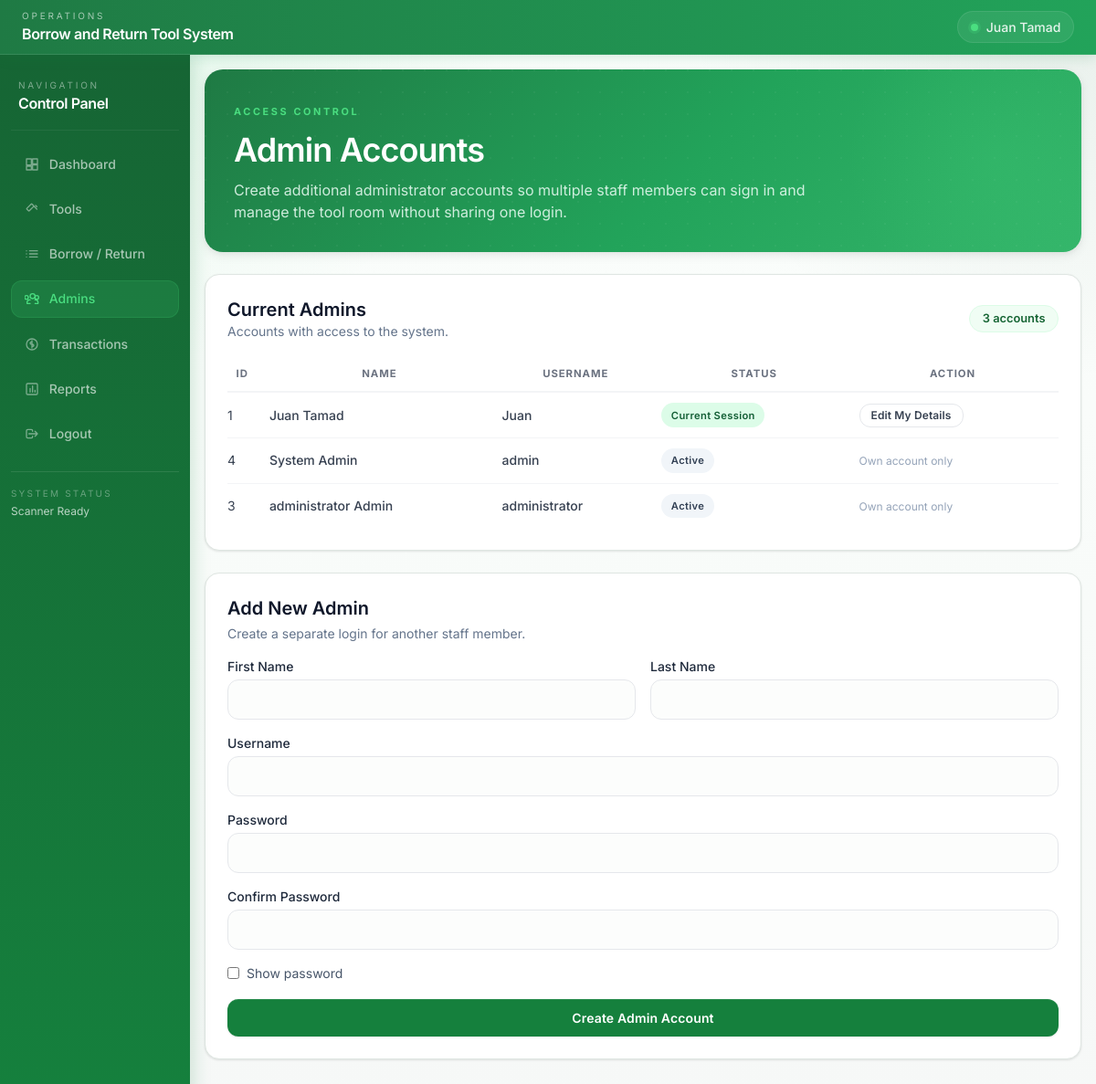
Screenshot of /admins (signed in) with the database file from the repository.
### tables this page shows
CREATE TABLE admins (
            id INTEGER PRIMARY KEY AUTOINCREMENT,
            username TEXT NOT NULL UNIQUE,
            password_hash TEXT NOT NULL
        , first_name TEXT DEFAULT '', last_name TEXT DEFAULT '');

### app.py (the view, shortened to what this page needs)
@app.route("/admins", methods=["GET", "POST"])
@login_required
def admins():
    db = get_db()
    return render_admins_page(db)

### app.py (called while the page is built)
def get_db():
    if "db" not in g:
        g.db = sqlite3.connect(DATABASE_PATH)
        g.db.row_factory = sqlite3.Row
        ensure_schema(g.db)
    return g.db

def login_required(view_func):
    @wraps(view_func)
    def wrapped_view(*args, **kwargs):
        if session.get("admin_id") is None:
            flash("Please log in to continue.", "warning")
            return redirect(url_for("login"))
        return view_func(*args, **kwargs)
    return wrapped_view

def render_admins_page(db, form_data=None):
    admins = db.execute(
        "SELECT id, username, first_name, last_name FROM admins ORDER BY username ASC"
    ).fetchall()
    return render_template(
        "admins.html",
        admins=admins,
        form_data=form_data or {},
    )

### templates/admins.html (shortened to what this page needs)
{% extends 'base.html' %}
{% block content %}
<div class="space-y-6">
    <section class="hero-panel p-6 md:p-8 overflow-hidden">
        <div class="max-w-3xl space-y-3 relative z-10">
            <span class="eyebrow">Access Control</span>
            <h2 class="text-3xl md:text-4xl font-semibold text-white tracking-tight">Admin Accounts</h2>
            <p class="text-emerald-50/85 max-w-2xl">Create additional administrator accounts so multiple staff members can sign in and manage the tool room without sharing one login.</p>
        </div>
        <div class="hero-orb"></div>
    </section>
    <div class="grid grid-cols-1 xl:grid-cols-[1.1fr_0.9fr] gap-6">
        <section class="surface-panel p-5 md:p-6 space-y-4">
            <div class="flex items-center justify-between gap-3 flex-wrap">
                <div>
                    <h3 class="text-xl font-semibold text-slate-900">Current Admins</h3>
                    <p class="text-sm text-slate-500">Accounts with access to the system.</p>
                </div>
                <span class="metric-chip">{{ admins|length }} account{{ '' if admins|length == 1 else 's' }}</span>
            </div>
            <div class="table-wrap">
                <table class="min-w-full text-sm data-table">
                    <thead>
                        <tr>
                            <th class="py-3 pr-3">ID</th>
                            <th class="py-3 pr-3">Name</th>
                            <th class="py-3 pr-3">Username</th>
                            <th class="py-3 pr-3">Status</th>
                            <th class="py-3 pr-3">Action</th>
                        </tr>
                    </thead>
                    <tbody>
                        {% for admin in admins %}
                        <tr>
                            <td class="py-3 pr-3">{{ admin.id }}</td>
                            <td class="py-3 pr-3 font-medium text-slate-900">{{ admin.first_name }} {{ admin.last_name }}</td>
                            <td class="py-3 pr-3 font-medium text-slate-900">{{ admin.username }}</td>
                            <td class="py-3 pr-3">
                                {% if admin.id == session.get('admin_id') %}
                                <span class="badge bg-maroon-100 text-maroon-800">Current Session</span>
                                {% else %}
                                <span class="badge bg-slate-100 text-slate-700">Active</span>
                                {% endif %}
                            </td>
                            <td class="py-3 pr-3">
                                {% if admin.id == session.get('admin_id') %}
                                <a href="{{ url_for('edit_admin', admin_id=admin.id) }}" class="btn-outline text-xs px-3 py-1">Edit My Details</a>
                                {% else %}
                                <span class="text-xs text-slate-400">Own account only</span>
                                {% endif %}
                            </td>
                        </tr>
                        {% else %}
                        <tr>
                            <td colspan="5" class="py-4 text-center text-slate-500">No admin accounts found.</td>
                        </tr>
                        {% endfor %}
                    </tbody>
                </table>
            </div>
        </section>
        <section class="surface-panel p-5 md:p-6 space-y-4">
            <div>
                <h3 class="text-xl font-semibold text-slate-900">Add New Admin</h3>
                <p class="text-sm text-slate-500 mt-1">Create a separate login for another staff member.</p>
            </div>
            <form method="post" class="space-y-4">
                <div class="grid grid-cols-1 md:grid-cols-2 gap-4">
                    <div>
                        <label class="block text-sm font-medium mb-1">First Name</label>
                        <input type="text" name="first_name" value="{{ form_data.get('first_name', '') }}" class="input-field" required />
                    </div>
                    <div>
                        <label class="block text-sm font-medium mb-1">Last Name</label>
                        <input type="text" name="last_name" value="{{ form_data.get('last_name', '') }}" class="input-field" required />
                    </div>
                </div>
                <div>
                    <label class="block text-sm font-medium mb-1">Username</label>
                    <input type="text" name="username" value="{{ form_data.get('username', '') }}" class="input-field" required />
                </div>
                <div>
                    <label class="block text-sm font-medium mb-1">Password</label>
                    <input id="createAdminPassword" type="password" name="password" class="input-field" required />
                </div>
                <div>
                    <label class="block text-sm font-medium mb-1">Confirm Password</label>
                    <input id="createAdminConfirmPassword" type="password" name="confirm_password" class="input-field" required />
                </div>
                <label class="inline-flex items-center gap-2 text-sm text-slate-600 select-none">
                    <input id="toggleCreateAdminPassword" type="checkbox" class="accent-emerald-700" />
                    <span>Show password</span>
                </label>
                <button type="submit" class="btn-primary w-full">Create Admin Account</button>
            </form>
        </section>
    </div>
</div>
{% endblock %}

### static/css/styles.css (style rules this page uses)
:root { --g-950: #052e16; --g-900: #14532d; --g-800: #166534; --g-700: #15803d; --g-600: #16a34a; --g-500: #22c55e; --g-400: #4ade80; --g-200: #bbf7d0; --g-100: #dcfce7; --g-50: #f0fdf4; --n-900: #111827; --n-800: #1f2937; --n-700: #374151; --n-600: #4b5563; --n-500: #6b7280; --n-400: #9ca3af; --n-300: #d1d5db; --n-200: #e5e7eb; --n-100: #f3f4f6; --n-50: #f9fafb; --white: #ffffff; --sh-xs: 0 1px 2px rgba(0,0,0,0.05); --sh-sm: 0 1px 3px rgba(0,0,0,0.07), 0 1px 2px rgba(0,0,0,0.04); --sh-md: 0 4px 12px rgba(0,0,0,0.07), 0 2px 4px rgba(0,0,0,0.04); --sh-lg: 0 8px 24px rgba(0,0,0,0.08), 0 3px 6px rgba(0,0,0,0.04); --sh-xl: 0 20px 40px rgba(0,0,0,0.10), 0 6px 12px rgba(0,0,0,0.05); --sidebar-bg: #166534; --radius: 0.75rem; --radius-lg: 1rem; --radius-xl: 1.25rem; }
*,*::before,*::after { box-sizing: border-box; }
* { font-family: 'Inter', -apple-system, BlinkMacSystemFont, 'Segoe UI', sans-serif; }
body { background-color: var(--n-50); background-image: radial-gradient(circle at 8% -5%, rgba(34, 197, 94, 0.12), transparent 28%), radial-gradient(circle at 96% 2%, rgba(20, 83, 45, 0.08), transparent 24%), linear-gradient(180deg, #fbfefc 0%, #f8fbf9 55%, #f6f8f7 100%); color: var(--n-900); min-height: 100vh; -webkit-font-smoothing: antialiased; -moz-osx-font-smoothing: grayscale; }
.app-body { position: relative; }
.hero-panel { position: relative; border-radius: var(--radius-xl); overflow: hidden; background: linear-gradient(135deg, #1f7a44 0%, #22a35a 55%, #34b56a 100%); box-shadow: var(--sh-md); color: #fff; border: none; }
.hero-panel::before { content: ''; position: absolute; inset: 0; background-image: radial-gradient(circle at 1px 1px, rgba(255,255,255,0.04) 1px, transparent 0); background-size: 24px 24px; }
.hero-orb { position: absolute; right: -5rem; top: -5rem; width: 22rem; height: 22rem; border-radius: 999px; background: radial-gradient(circle, rgba(74,222,128,0.14), transparent 65%); pointer-events: none; }
.eyebrow { display: inline-flex; align-items: center; gap: 0.4rem; font-size: 0.68rem; font-weight: 700; text-transform: uppercase; letter-spacing: 0.24em; color: var(--g-400); }
.metric-chip { display: inline-flex; align-items: center; border-radius: 999px; background: var(--g-50); color: var(--g-800); border: 1px solid var(--g-100); padding: 0.3rem 0.85rem; font-size: 0.8rem; font-weight: 600; }
.surface-panel { background: var(--white); border: 1px solid #dfe6e2; border-radius: var(--radius-lg); box-shadow: var(--sh-sm); }
.input-field { border: 1.5px solid var(--n-200); background: #fcfdfc; border-radius: var(--radius); padding: 0.65rem 0.9rem; width: 100%; outline: none; font-size: 0.875rem; color: var(--n-900); transition: border-color 0.18s, box-shadow 0.18s, background-color 0.18s; }
.input-field::placeholder { color: var(--n-400); }
.btn-primary { display: inline-flex; justify-content: center; align-items: center; gap: 0.4rem; background: var(--g-700); color: #fff; border-radius: var(--radius); padding: 0.62rem 1.2rem; font-size: 0.875rem; font-weight: 600; border: none; cursor: pointer; transition: background 0.15s, transform 0.12s, box-shadow 0.15s; box-shadow: 0 1px 2px rgba(0,0,0,0.1), inset 0 1px 0 rgba(255,255,255,0.08); text-decoration: none; white-space: nowrap; letter-spacing: 0.01em; }
.btn-outline { display: inline-flex; justify-content: center; align-items: center; gap: 0.4rem; border: 1.5px solid var(--n-200); color: var(--n-700); background: var(--white); border-radius: var(--radius); padding: 0.6rem 1.1rem; font-size: 0.875rem; font-weight: 600; cursor: pointer; transition: all 0.15s; text-decoration: none; white-space: nowrap; letter-spacing: 0.01em; }
.badge { display: inline-flex; align-items: center; border-radius: 999px; padding: 0.2rem 0.65rem; font-size: 0.7rem; font-weight: 600; letter-spacing: 0.03em; white-space: nowrap; }
.table-wrap { overflow-x: auto; }
.data-table { width: 100%; border-collapse: collapse; }
.data-table thead tr { border-bottom: 2px solid var(--n-100); }
.data-table thead th { font-size: 0.71rem; font-weight: 700; text-transform: uppercase; letter-spacing: 0.08em; color: var(--n-500); padding: 0.6rem 0.85rem 0.6rem 0; white-space: nowrap; }
.data-table tbody tr { border-bottom: 1px solid var(--n-100); transition: background 0.1s; }
.data-table tbody tr:last-child { border-bottom: none; }
.data-table tbody td { padding: 0.7rem 0.85rem 0.7rem 0; font-size: 0.875rem; color: var(--n-700); vertical-align: middle; }

### rows the page displays
admins: id "1", first_name "Juan", last_name "Tamad", username "Juan", shows "Current Session"
admins: id "4", first_name "System", last_name "Admin", username "admin", shows "Active", shows "Own account only"
admins: id "3", first_name "administrator", last_name "Admin", username "administrator", shows "Active", shows "Own account only"

### other values shown
{{ session.get('admin_full_name') or session.get('admin_username') }} "Juan Tamad"
{{ admins|length }} "3"
{{ '' if admins|length == 1 else 's' }} "s"
